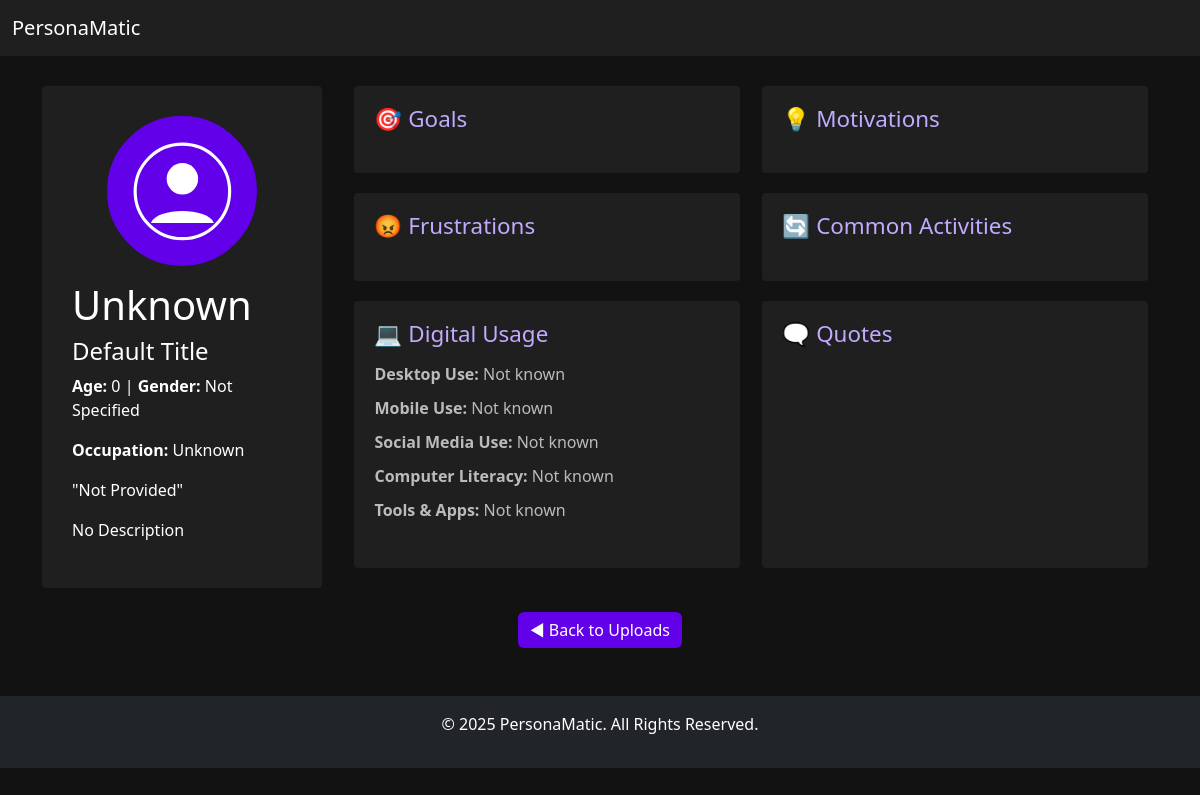
Before: /api/persona/1 with the older database file.
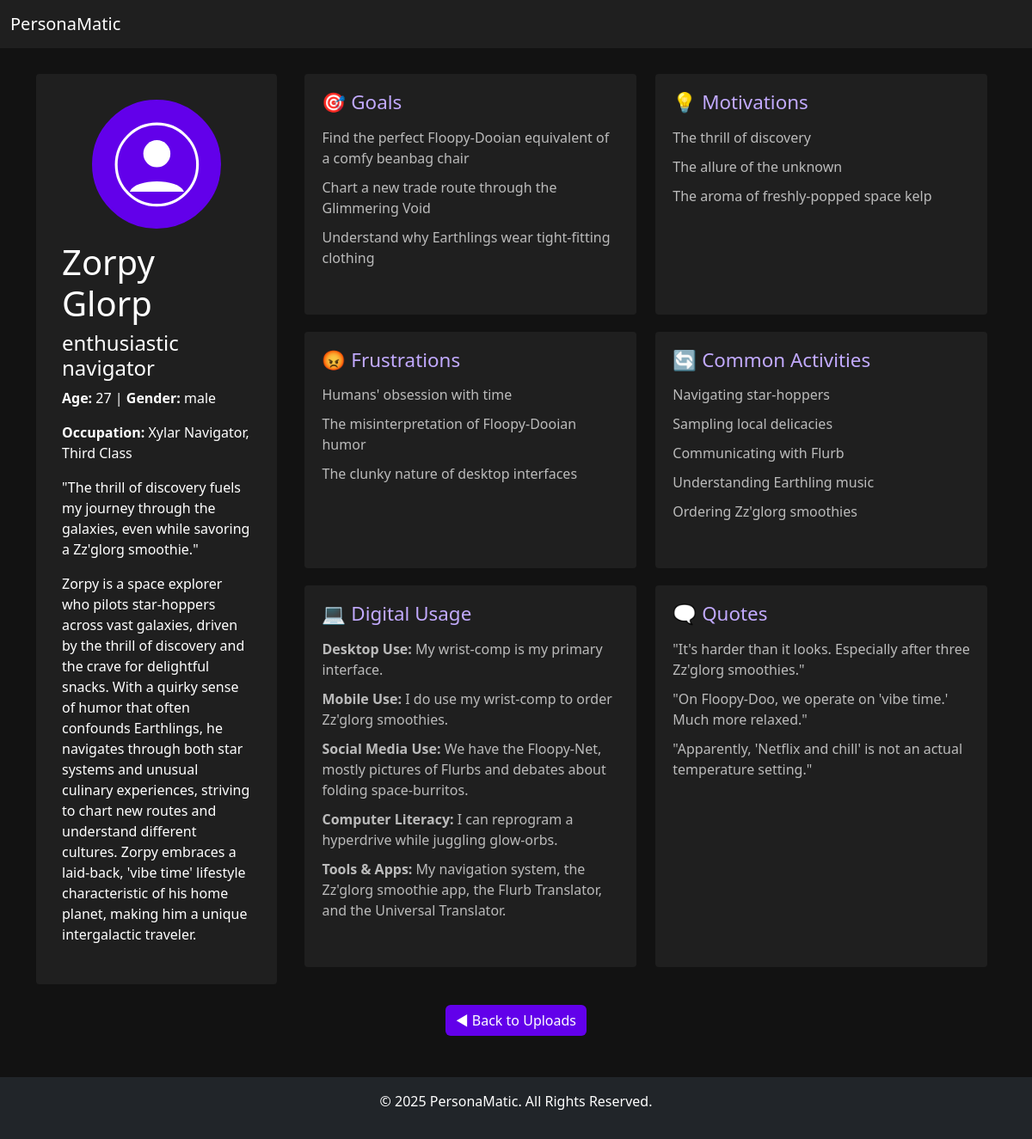
After: the same page with the newer database file.
### app/models/personas.py (models this page shows)
class PersonasBaseData(db.Model):
    __tablename__ = 'personas_base_data'
    id = db.Column(db.Integer, primary_key=True, autoincrement=True)
    user_id = db.Column(db.Integer, db.ForeignKey('users.id'), nullable=False)
    photo = db.Column(db.String(255), nullable=False)
    name = db.Column(db.String(100), nullable=False)
    additional_title = db.Column(db.String(200), nullable=False)
    description = db.Column(db.Text)
    age = db.Column(db.Integer)
    gender = db.Column(db.String(50))
    occupation = db.Column(db.String(100))
    quote_summarized = db.Column(db.Text, nullable=False)
    created_at = db.Column(db.DateTime, default=datetime.utcnow, nullable=False)
    updated_at = db.Column(db.DateTime, default=datetime.utcnow, onupdate=datetime.utcnow)
    goals = db.relationship('PersonaGoals', backref='persona', cascade="all, delete-orphan")
    motivations = db.relationship('PersonaMotivations', backref='persona', cascade="all, delete-orphan")
    frustrations = db.relationship('PersonaFrustrations', backref='persona', cascade="all, delete-orphan")
    activities = db.relationship('PersonaActivities', backref='persona', cascade="all, delete-orphan")
    digital_use = db.relationship('PersonaDigitalUse', backref='persona', cascade="all, delete-orphan")
    persona_quotes = db.relationship('PersonaQuotes', backref='persona', cascade="all, delete-orphan")

class PersonaGoals(db.Model):
    __tablename__ = 'persona_goals'
    id = db.Column(db.Integer, primary_key=True, autoincrement=True)
    persona_id = db.Column(db.Integer, db.ForeignKey('personas_base_data.id'), nullable=False)
    goal_01 = db.Column(db.Text, nullable=False)
    goal_02 = db.Column(db.Text)
    goal_03 = db.Column(db.Text)
    created_at = db.Column(db.DateTime, default=datetime.utcnow, nullable=False)
    updated_at = db.Column(db.DateTime, default=datetime.utcnow, onupdate=datetime.utcnow)

class PersonaMotivations(db.Model):
    __tablename__ = 'persona_motivations'
    id = db.Column(db.Integer, primary_key=True, autoincrement=True)
    persona_id = db.Column(db.Integer, db.ForeignKey('personas_base_data.id'), nullable=False)
    motivation_01 = db.Column(db.Text, nullable=False)
    motivation_02 = db.Column(db.Text)
    motivation_03 = db.Column(db.Text)
    created_at = db.Column(db.DateTime, default=datetime.utcnow, nullable=False)
    updated_at = db.Column(db.DateTime, default=datetime.utcnow, onupdate=datetime.utcnow)

class PersonaFrustrations(db.Model):
    __tablename__ = 'persona_frustrations'
    id = db.Column(db.Integer, primary_key=True, autoincrement=True)
    persona_id = db.Column(db.Integer, db.ForeignKey('personas_base_data.id'), nullable=False)
    frustration_01 = db.Column(db.Text, nullable=False)
    frustration_02 = db.Column(db.Text)
    frustration_03 = db.Column(db.Text)
    created_at = db.Column(db.DateTime, default=datetime.utcnow, nullable=False)
    updated_at = db.Column(db.DateTime, default=datetime.utcnow, onupdate=datetime.utcnow)

class PersonaActivities(db.Model):
    __tablename__ = 'persona_activities'
    id = db.Column(db.Integer, primary_key=True, autoincrement=True)
    persona_id = db.Column(db.Integer, db.ForeignKey('personas_base_data.id'), nullable=False)
    activity_01 = db.Column(db.Text, nullable=True)
    activity_02 = db.Column(db.Text, nullable=True)
    activity_03 = db.Column(db.Text, nullable=True)
    activity_04 = db.Column(db.Text, nullable=True)
    activity_05 = db.Column(db.Text, nullable=True)
    created_at = db.Column(db.DateTime, default=datetime.utcnow, nullable=False)
    updated_at = db.Column(db.DateTime, default=datetime.utcnow, onupdate=datetime.utcnow)

class PersonaDigitalUse(db.Model):
    __tablename__ = 'persona_digital_use'
    id = db.Column(db.Integer, primary_key=True, autoincrement=True)
    persona_id = db.Column(db.Integer, db.ForeignKey('personas_base_data.id'), nullable=False)
    desktop_use = db.Column(db.Text, nullable=False, default="Not known")
    mobile_use = db.Column(db.Text, nullable=False, default="Not known")
    social_media_use = db.Column(db.Text, nullable=False, default="Not known")
    computer_literacy = db.Column(db.Text, nullable=False, default="Not known")
    frequently_used_tools_and_apps = db.Column(db.Text, nullable=False, default="Not known")
    created_at = db.Column(db.DateTime, default=datetime.utcnow, nullable=False)
    updated_at = db.Column(db.DateTime, default=datetime.utcnow, onupdate=datetime.utcnow)

class PersonaQuotes(db.Model):
    __tablename__ = 'persona_quotes'
    id = db.Column(db.Integer, primary_key=True, autoincrement=True)
    persona_id = db.Column(db.Integer, db.ForeignKey('personas_base_data.id'), nullable=False)
    quote_01 = db.Column(db.Text, nullable=True)
    quote_02 = db.Column(db.Text, nullable=True)
    quote_03 = db.Column(db.Text, nullable=True)
    created_at = db.Column(db.DateTime, default=datetime.utcnow, nullable=False)
    updated_at = db.Column(db.DateTime, default=datetime.utcnow, onupdate=datetime.utcnow)

### app/routes/personas.py (the view)
@personas_bp.route('/persona/<int:persona_id>', methods=['GET'])
def view_persona(persona_id):
    persona = PersonasBaseData.query.get_or_404(persona_id)
    persona_data = {
        "id": persona.id,
        "photo": persona.photo,
        "name": persona.name,
        "additional_title": persona.additional_title,
        "description": persona.description,
        "age": persona.age,
        "gender": persona.gender,
        "occupation": persona.occupation,
        "quote_summarized": persona.quote_summarized,
        "created_at": persona.created_at.strftime("%Y-%m-%d %H:%M:%S"),
        "updated_at": persona.updated_at.strftime("%Y-%m-%d %H:%M:%S"),
        "goals": [persona.goals[0].goal_01, persona.goals[0].goal_02, persona.goals[0].goal_03] if persona.goals else [],
        "motivations": [persona.motivations[0].motivation_01, persona.motivations[0].motivation_02, persona.motivations[0].motivation_03] if persona.motivations else [],
        "frustrations": [persona.frustrations[0].frustration_01, persona.frustrations[0].frustration_02, persona.frustrations[0].frustration_03] if persona.frustrations else [],
        "activities": [persona.activities[0].activity_01, persona.activities[0].activity_02, persona.activities[0].activity_03, persona.activities[0].activity_04, persona.activities[0].activity_05] if persona.activities else [],
        "digital_use": {
            "desktop_use": persona.digital_use[0].desktop_use if persona.digital_use else "Not known",
            "mobile_use": persona.digital_use[0].mobile_use if persona.digital_use else "Not known",
            "social_media_use": persona.digital_use[0].social_media_use if persona.digital_use else "Not known",
            "computer_literacy": persona.digital_use[0].computer_literacy if persona.digital_use else "Not known",
            "frequently_used_tools_and_apps": persona.digital_use[0].frequently_used_tools_and_apps if persona.digital_use else "Not known"
        },
        "persona_quotes": [persona.persona_quotes[0].quote_01, persona.persona_quotes[0].quote_02, persona.persona_quotes[0].quote_03] if persona.persona_quotes else []
    }
    return render_template("persona.html", persona=persona_data)

### app/templates/persona.html (shortened to what this page needs)
<!DOCTYPE html>
<html lang="en">
<head>
    <link href="https://cdn.jsdelivr.net/npm/bootstrap@5.3.2/dist/css/bootstrap.min.css" rel="stylesheet">
    <link href="{{ url_for('static', filename='css/custom.css') }}" rel="stylesheet">
</head>
<body>
    <nav class="navbar navbar-expand-lg bg-body-tertiary">
        <div class="container-fluid">
            <a class="navbar-brand" href="/">PersonaMatic</a>
        </div>
    </nav>
    <div class="container persona-container">
        <div class="persona-card">
            <div class="avatar-placeholder">
                <svg viewBox="0 0 64 64" xmlns="http://www.w3.org/2000/svg">
                    <circle cx="32" cy="32" r="30" stroke="white" stroke-width="2" fill="none"/>
                    <circle cx="32" cy="24" r="10" fill="white"/>
                    <path d="M12,52 C16,42 48,42 52,52" fill="white"/>
                </svg>
            </div>
            <h1>{{ persona.name }}</h1>
            <h4>{{ persona.additional_title }}</h4>
            <p><strong>Age:</strong> {{ persona.age }} | <strong>Gender:</strong> {{ persona.gender }}</p>
            <p><strong>Occupation:</strong> {{ persona.occupation }}</p>
            <blockquote>"{{ persona.quote_summarized }}"</blockquote>
            <p>{{ persona.description }}</p>
        </div>
        <div class="persona-section">
            <div class="persona-box">
                <h3>🎯 Goals</h3>
                <ul>
                    {% for goal in persona.goals %}
                        <li>{{ goal }}</li>
                    {% endfor %}
                </ul>
            </div>
            <div class="persona-box">
                <h3>💡 Motivations</h3>
                <ul>
                    {% for motivation in persona.motivations %}
                        <li>{{ motivation }}</li>
                    {% endfor %}
                </ul>
            </div>
            <div class="persona-box">
                <h3>😡 Frustrations</h3>
                <ul>
                    {% for frustration in persona.frustrations %}
                        <li>{{ frustration }}</li>
                    {% endfor %}
                </ul>
            </div>
            <div class="persona-box">
                <h3>🔄 Common Activities</h3>
                <ul>
                    {% for activity in persona.activities %}
                        <li>{{ activity }}</li>
                    {% endfor %}
                </ul>
            </div>
            <div class="persona-box">
                <h3>💻 Digital Usage</h3>
                <ul>
                    <li><strong>Desktop Use:</strong> {{ persona.digital_use.desktop_use }}</li>
                    <li><strong>Mobile Use:</strong> {{ persona.digital_use.mobile_use }}</li>
                    <li><strong>Social Media Use:</strong> {{ persona.digital_use.social_media_use }}</li>
                    <li><strong>Computer Literacy:</strong> {{ persona.digital_use.computer_literacy }}</li>
                    <li><strong>Tools & Apps:</strong> {{ persona.digital_use.frequently_used_tools_and_apps }}</li>
                </ul>
            </div>
            <div class="persona-box">
                <h3>🗨 Quotes</h3>
                <ul>
                    {% for quote in persona.persona_quotes %}
                        <li>"{{ quote }}"</li>
                    {% endfor %}
                </ul>
            </div>
        </div>
    </div>
    <div class="container mt-4 text-center">
        <a href="/api/uploads-list" class="btn btn-primary cta-button">
            ◀ Back to Uploads
        </a>
    </div>
    <footer class="bg-dark text-white text-center py-3 mt-5">
        <p>&copy; 2025 PersonaMatic. All Rights Reserved.</p>
    </footer>
</body>
</html>

Changed rows visible on the page:
changed PersonasBaseData: name "Unknown" → "Zorpy Glorp"; additional_title "Default Title" → "enthusiastic navigator"; gender "Not Specified" → "male"; occupation "Unknown" → "Xylar Navigator, Third Class"; quote_summarized "Not Provided" → "The thrill of discovery fuels my journey through the galaxies, even while savoring a Zz'glorg smoothie."; description "No Description" → "Zorpy is a space explorer who pilots star-hoppers across vast galaxies, driven by the thrill of discovery and the crave for delightful snacks. With a quirky sense of humor that often confounds Earthlings, he navigates through both star systems and unusual culinary experiences, striving to chart new routes and understand different cultures. Zorpy embraces a laid-back, 'vibe time' lifestyle characteristic of his home planet, making him a unique intergalactic traveler."
now on this page (row edited): PersonaGoals: goal_01 "Find the perfect Floopy-Dooian equivalent of a comfy beanbag chair", goal_02 "Chart a new trade route through the Glimmering Void", goal_03 "Understand why Earthlings wear tight-fitting clothing"
now on this page (row edited): PersonaMotivations: motivation_01 "The thrill of discovery", motivation_02 "The allure of the unknown", motivation_03 "The aroma of freshly-popped space kelp"
now on this page (row edited): PersonaFrustrations: frustration_01 "Humans' obsession with time", frustration_02 "The misinterpretation of Floopy-Dooian humor", frustration_03 "The clunky nature of desktop interfaces"
now on this page (row edited): PersonaActivities: activity_01 "Navigating star-hoppers", activity_02 "Sampling local delicacies", activity_03 "Communicating with Flurb", activity_04 "Understanding Earthling music", activity_05 "Ordering Zz'glorg smoothies"
now on this page (row edited): PersonaDigitalUse: digital_use.desktop_use "My wrist-comp is my primary interface.", digital_use.mobile_use "I do use my wrist-comp to order Zz'glorg smoothies.", digital_use.social_media_use "We have the Floopy-Net, mostly pictures of Flurbs and debates about folding space-burritos.", digital_use.computer_literacy "I can reprogram a hyperdrive while juggling glow-orbs.", digital_use.frequently_used_tools_and_apps "My navigation system, the Zz'glorg smoothie app, the Flurb Translator, and the Universal Translator."
now on this page (row edited): PersonaQuotes: quote_01 "It's harder than it looks. Especially after three Zz'glorg smoothies.", quote_02 "On Floopy-Doo, we operate on 'vibe time.' Much more relaxed.", quote_03 "Apparently, 'Netflix and chill' is not an actual temperature setting."
Other visible differences:
{{ persona.age }}: "0" → "27"
{{ persona.digital_use.desktop_use }}: "Not known" → (not shown)
{{ persona.digital_use.mobile_use }}: "Not known" → (not shown)
{{ persona.digital_use.social_media_use }}: "Not known" → (not shown)
{{ persona.digital_use.computer_literacy }}: "Not known" → (not shown)
{{ persona.digital_use.frequently_used_tools_and_apps }}: "Not known" → (not shown)
